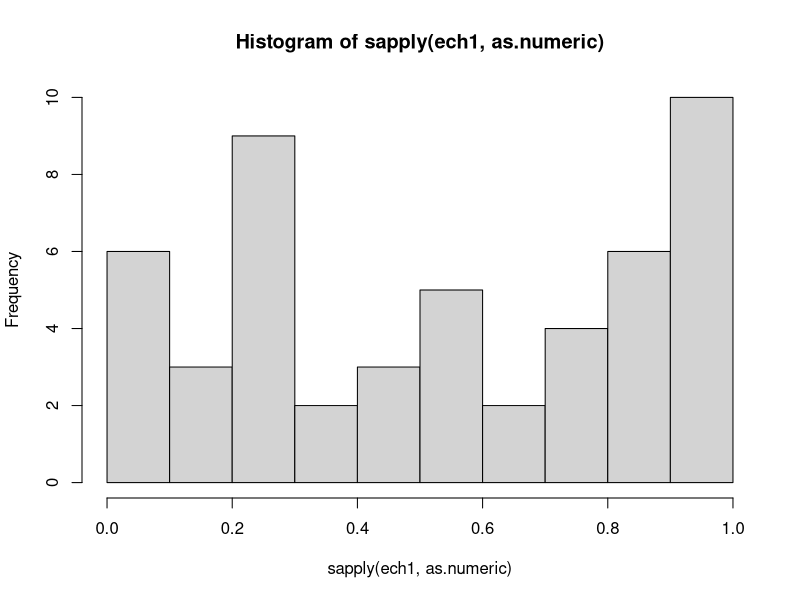

Write the R code that produced this figure.
ech1 <- read.table("Ech1.txt", header = T, sep = ",")
ech2 <- read.table("Ech2.txt", header = T, sep = ",")
ech3 <- read.table("Ech3.txt", header = T, sep = ",")
ech4 <- read.table("Ech4.txt", header = T, sep = ",")
ech5 <- read.table("Ech5.txt", header = T, sep = ",")

meanVec <- c(apply(ech1, 2, mean), apply(ech2, 2, mean), apply(ech3, 2, mean), apply(ech4, 2, mean), apply(ech5, 2, mean))
meanVec <- c(apply(ech1, 2, sd), apply(ech2, 2, sd), apply(ech3, 2, sd), apply(ech4, 2, sd), apply(ech5, 2, sd))

hist(sapply(ech1, as.numeric), nclass = 10)

t.test(ech1, mu = .5, alternative = "greater")
t.test(ech2, mu = .5, alternative = "greater")
t.test(ech3, mu = .5, alternative = "greater")
t.test(ech4, mu = .5, alternative = "greater")
t.test(ech5, mu = .5, alternative = "greater")

